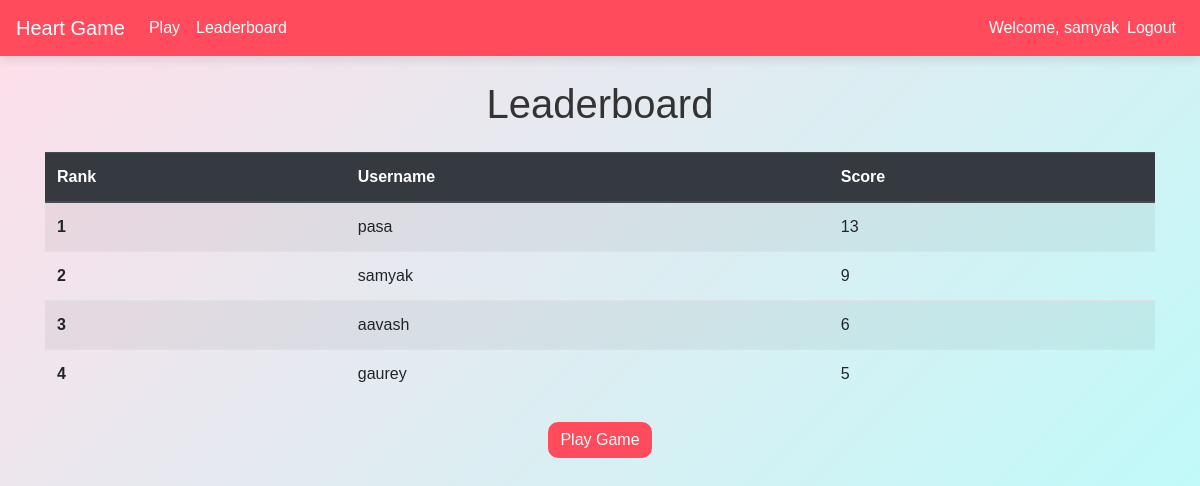
/leaderboard (signed in), run on the app's committed database.
### tables this page shows
CREATE TABLE users (
            id INTEGER PRIMARY KEY AUTOINCREMENT,
            username TEXT NOT NULL UNIQUE,
            password TEXT NOT NULL,
            score INTEGER NOT NULL DEFAULT 0
        );

### app.py (the view)
@app.route('/leaderboard')
def leaderboard():
    leaders = db.get_leaderboard()
    return render_template('leaderboard.html', leaderboard=leaders)

### database.py (called while the page is built)
def get_leaderboard():
    conn = sqlite3.connect('game.db')
    c = conn.cursor()
    c.execute("SELECT username, score FROM users ORDER BY score DESC")
    leaderboard = c.fetchall()
    conn.close()
    return leaderboard

### templates/leaderboard.html
{% extends 'layout.html' %}
{% block content %}
<h1 class="text-center mb-4">Leaderboard</h1>
<table class="table table-striped">
    <thead class="thead-dark">
        <tr>
            <th scope="col">Rank</th>
            <th scope="col">Username</th>
            <th scope="col">Score</th>
        </tr>
    </thead>
    <tbody>
        {% for user in leaderboard %}
        <tr>
            <th scope="row">{{ loop.index }}</th>
            <td>{{ user[0] }}</td>
            <td>{{ user[1] }}</td>
        </tr>
        {% else %}
        <tr>
            <td colspan="3" class="text-center">No players yet.</td>
        </tr>
        {% endfor %}
    </tbody>
</table>
<div class="text-center mt-4">
    <a href="{{ url_for('play') }}" class="btn btn-primary">Play Game</a>
</div>
{% endblock %}

### templates/layout.html (shortened to what this page needs)
<!DOCTYPE html>
<html lang="en">
<head>
    <link rel="stylesheet" href="https://stackpath.bootstrapcdn.com/bootstrap/4.5.2/css/bootstrap.min.css">
    <link rel="stylesheet" href="{{ url_for('static', filename='css/style.css') }}">
</head>
<body>
    <nav class="navbar navbar-expand-lg navbar-dark bg-dark">
        <a class="navbar-brand" href="{{ url_for('index') }}">Heart Game</a>
        <div class="collapse navbar-collapse" id="navbarNav">
            <ul class="navbar-nav mr-auto">
                <li class="nav-item">
                    <a class="nav-link" href="{{ url_for('play') }}">Play</a>
                </li>
                <li class="nav-item">
                    <a class="nav-link" href="{{ url_for('leaderboard') }}">Leaderboard</a>
                </li>
            </ul>
            <ul class="navbar-nav">
                {% if 'username' in session %}
                    <li class="nav-item">
                        <span class="navbar-text">
                          Welcome, {{ session['username'] }}
                        </span>
                    </li>
                    <li class="nav-item">
                        <a class="nav-link" href="{{ url_for('logout') }}">Logout</a>
                    </li>
                {% endif %}
            </ul>
        </div>
    </nav>
    <div class="container mt-4">
        {% block content %}{% endblock %}
    </div>
</body>
</html>

### static/css/style.css (style rules this page uses)
body { background: linear-gradient(135deg, #ffdee9, #b5fffc); font-family: 'Poppins', sans-serif; color: #333; min-height: 100vh; }
.navbar { background-color: #ff4b5c !important; box-shadow: 0 4px 10px rgba(0, 0, 0, 0.1); }
.navbar-brand, .nav-link, .navbar-text { color: white !important; font-weight: 500; }
.btn-primary { background-color: #ff4b5c; border: none; border-radius: 10px; transition: background-color 0.3s, transform 0.2s; }

### data on the page
users: username "samyak", score "9"
users: username "pasa", score "13"
users: username "aavash", score "6"
users: username "gaurey", score "5"
